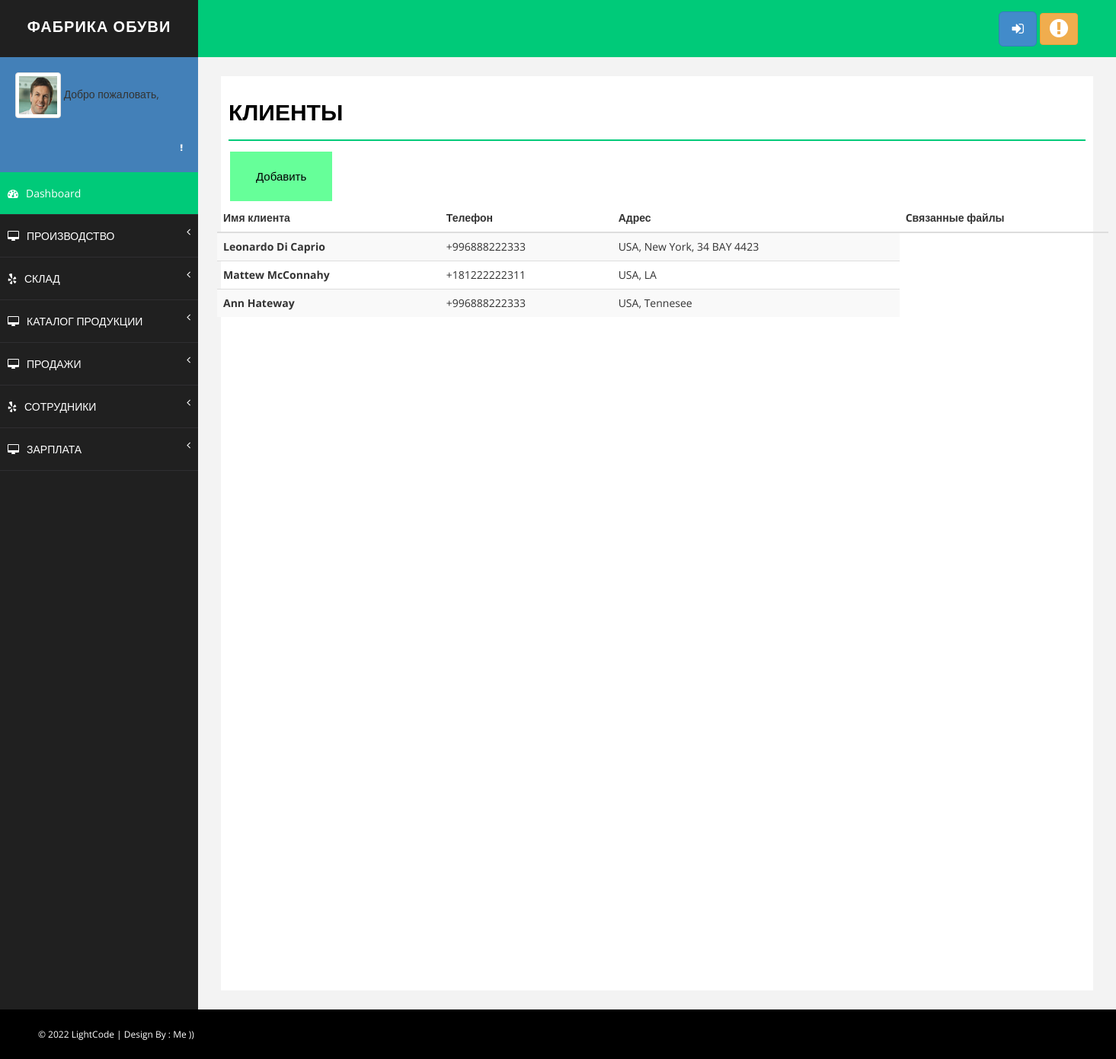
The app's page /clients (signed in), older data.
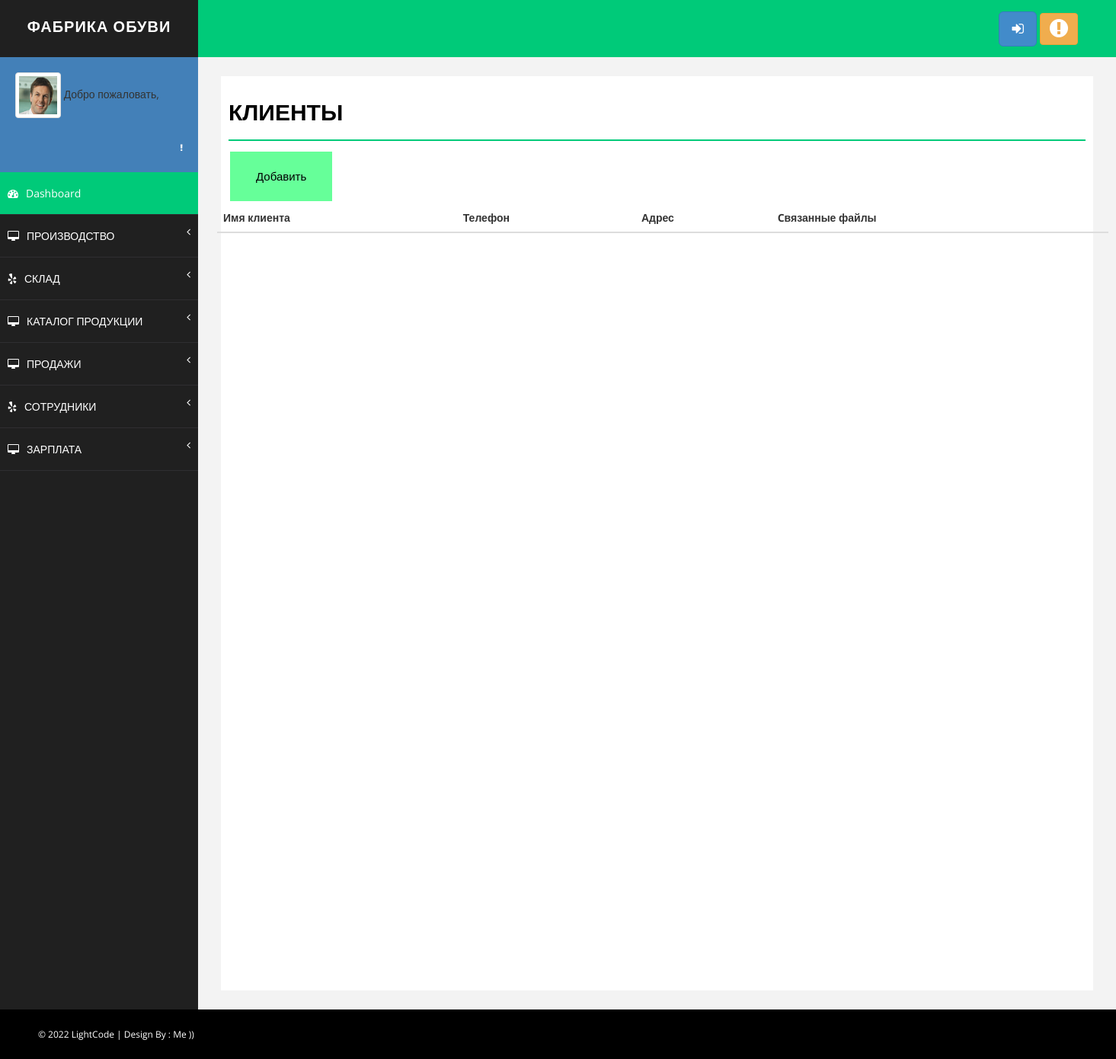
The same page, newer data.
### manufacture/models.py (models this page shows, shortened)
class Client(models.Model):
    created_time = models.DateTimeField(auto_now_add=True)
    name = models.CharField(max_length=100, verbose_name='Клиент')
    phone = models.CharField(max_length=100, verbose_name='Номер телефона')
    address = models.CharField(max_length=100, blank=True, verbose_name='Адрес клиента')
    file = models.FileField(upload_to='media/clients/%Y/%m/%d', blank=True)

### manufacture/views.py (the view)
# urls.py: path('clients', view_client, name='clients'),
def view_client(request):
    clients = Client.objects.all()
    return render(request, 'manufacture/clients.html', {'clients': clients})

### manufacture/templates/manufacture/clients.html (shortened to what this page needs)
{% extends 'base.html' %}
{% load static %}
{% block content %}
 <div id="page-wrapper">
            <div id="page-inner">
                <div class="row">
                    <div class="col-md-12">
                        <h1 class="page-head-line">Клиенты</h1>
						<a href="new_client" class="button">Добавить</a>
					</div>
<body>
	<section class="ftco-section">
		<div class="container">
			<div class="row">
				<div class="col-md-15">
					<div class="table-wrap">
						<table class="table table-striped">
						  <thead>
						    <tr>
						      <th>Имя клиента</th>
						      <th>Телефон</th>
						      <th>Адрес</th>
								<th>Cвязанные файлы</th>
						    </tr>
						  </thead>
						  <tbody>
						  {% for client in clients %}
						    <tr>
						      <th >{{ client.name }}</th>
								<td>{{ client.phone }}</td>
						      <td>{{ client.address }}</td>
						    </tr>
						  {% endfor %}
						  </tbody>
						</table>
					</div>
				</div>
			</div>
		</div>
	</section>
				</div>
        </div>
	</html>
{% endblock %}

Row changes from the older to the newer data that the page shows:
removed Client: name "Leonardo Di Caprio", phone "+996888222333", address "USA, New York, 34 BAY 4423"
removed Client: name "Mattew McConnahy", phone "+181222222311", address "USA, LA"
removed Client: name "Ann Hateway", phone "+996888222333", address "USA, Tennesee"
